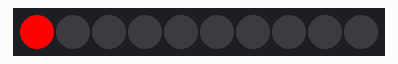
This sketch was run on a simulated Arduino Uno, built with avr-gcc and run on an emulated ATmega328P. On the bench: 10 RGB LEDs in strip order, left to right. Dim RGB values are drawn brighter than linear; random numbers use the default seed unless the sketch sets one.

Above: at 0.15 s.
At 8.33 s:
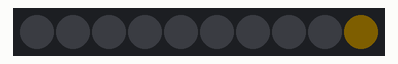
At 13.49 s:
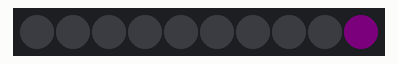
At 18.64 s:
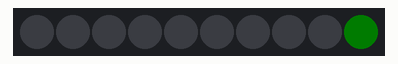
At 27.13 s:
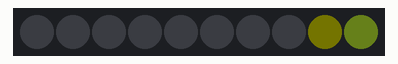
At 39.86 s:
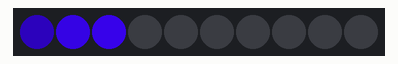

The sketch:

fastLEDKometGamma.ino
```cpp
#include <FastLED.h>

#define NUM_LEDS  10
#define DATA_PIN  2

CRGB led_array[ NUM_LEDS ];

unsigned long naechsteLedUpdateZeit = 0; // in Millisekunden
const int FPS = 10; // 10 Updates (frames) pro Sekunde
const int LED_UPDATE_INTERVAL = 1000/FPS; // in Millisekunden
// LED_UPDATE_INTERVAL = 100 in diesem Fall, da
// 10 Updates pro 1000 Millisekunden = 100 ms je Animationsphase

const int LAENGE_SCHWEIF = 5; // Schweif wird 5 LEDs lang
int positionKopf = -1; // Position des Kopfes,
// von -1 (links "vor" dem Streifen)
// bis NUM_LEDS + LAENGE_SCHWEIF (rechts "hinter" dem Streifen)

CRGB farbeKomet = CRGB::Red; // später Zufallsfarbe

// Gamma-Wertetabelle
// https://learn.adafruit.com/led-tricks-gamma-correction/the-quick-fix

const uint8_t PROGMEM gamma8[] = {
    0,  0,  0,  0,  0,  0,  0,  0,  0,  0,  0,  0,  0,  0,  0,  0,
    0,  0,  0,  0,  0,  0,  0,  0,  0,  0,  0,  0,  1,  1,  1,  1,
    1,  1,  1,  1,  1,  1,  1,  1,  1,  2,  2,  2,  2,  2,  2,  2,
    2,  3,  3,  3,  3,  3,  3,  3,  4,  4,  4,  4,  4,  5,  5,  5,
    5,  6,  6,  6,  6,  7,  7,  7,  7,  8,  8,  8,  9,  9,  9, 10,
   10, 10, 11, 11, 11, 12, 12, 13, 13, 13, 14, 14, 15, 15, 16, 16,
   17, 17, 18, 18, 19, 19, 20, 20, 21, 21, 22, 22, 23, 24, 24, 25,
   25, 26, 27, 27, 28, 29, 29, 30, 31, 32, 32, 33, 34, 35, 35, 36,
   37, 38, 39, 39, 40, 41, 42, 43, 44, 45, 46, 47, 48, 49, 50, 50,
   51, 52, 54, 55, 56, 57, 58, 59, 60, 61, 62, 63, 64, 66, 67, 68,
   69, 70, 72, 73, 74, 75, 77, 78, 79, 81, 82, 83, 85, 86, 87, 89,
   90, 92, 93, 95, 96, 98, 99,101,102,104,105,107,109,110,112,114,
  115,117,119,120,122,124,126,127,129,131,133,135,137,138,140,142,
  144,146,148,150,152,154,156,158,160,162,164,167,169,171,173,175,
  177,180,182,184,186,189,191,193,196,198,200,203,205,208,210,213,
  215,218,220,223,225,228,231,233,236,239,241,244,247,249,252,255 };

void setup() {
  FastLED.addLeds<NEOPIXEL, DATA_PIN>(led_array, NUM_LEDS);
  FastLED.setMaxPowerInVoltsAndMilliamps(5, 500);
  randomSeed(analogRead(A0));
}

void loop() {
  if (millis() > naechsteLedUpdateZeit) {
    // naechsteLedUpdateZeit neu setzen (+100 ms)
    naechsteLedUpdateZeit = millis() + LED_UPDATE_INTERVAL;

    // Streifen löschen (voriger Komet wird noch angezeigt)
    fill_solid( &led_array[0], NUM_LEDS, CRGB::Black );

    // Kopf zeichnen
    //led_array[ positionKopf ] = farbeKomet;
    setzeLedAufFarbe( positionKopf, farbeKomet);
    for ( int i=0; i<LAENGE_SCHWEIF; i++ ) {
      int blendFaktor = map( i, 0, LAENGE_SCHWEIF-1, 10, 250 );
      // map-Zielbereich 10...250: 0 wäre komplett rot,
      // 255 wäre komplett schwarz - beides wollen wir nicht im Schweif
      CRGB mischFarbe = blend( farbeKomet, CRGB::Black, blendFaktor );
      //led_array[ positionKopf - i - 1 ] = mischFarbe;
      setzeLedAufFarbe( positionKopf - i - 1, mischFarbe);
    }
    FastLED.show();

    // positionKopf bewegen
    positionKopf++;
    if (positionKopf > NUM_LEDS + LAENGE_SCHWEIF) {
      farbeKomet.r = random(256); // Zufalls-Wert von 0 bis 255
      farbeKomet.g = random(256);
      farbeKomet.b = random(256);
      positionKopf = -1;
    }
  }
}

void setzeLedAufFarbe( int ledIndex, CRGB ledFarbe ) {
  // zuerst Bereich prüfen!
  if ( ledIndex < 0 ) return; // nicht ausführen, wenn -1 und kleiner
  if ( ledIndex >= NUM_LEDS) return; // nicht ausführen, wenn 10 und größer
  // jetzt ist der ledIndex sicher im Bereich von 0 bis 9 (bei NUM_LEDS = 10)

  // Gamma-Korrektur auf die r/b/b Werte anwenden
  CRGB farbeKorrigiert;
  farbeKorrigiert.r = pgm_read_byte( &gamma8[ ledFarbe.r ] );
  farbeKorrigiert.g = pgm_read_byte( &gamma8[ ledFarbe.g ] );
  farbeKorrigiert.b = pgm_read_byte( &gamma8[ ledFarbe.b ] );
  //led_array[ ledIndex ] = ledFarbe;
  led_array[ ledIndex ] = farbeKorrigiert;
}
```
